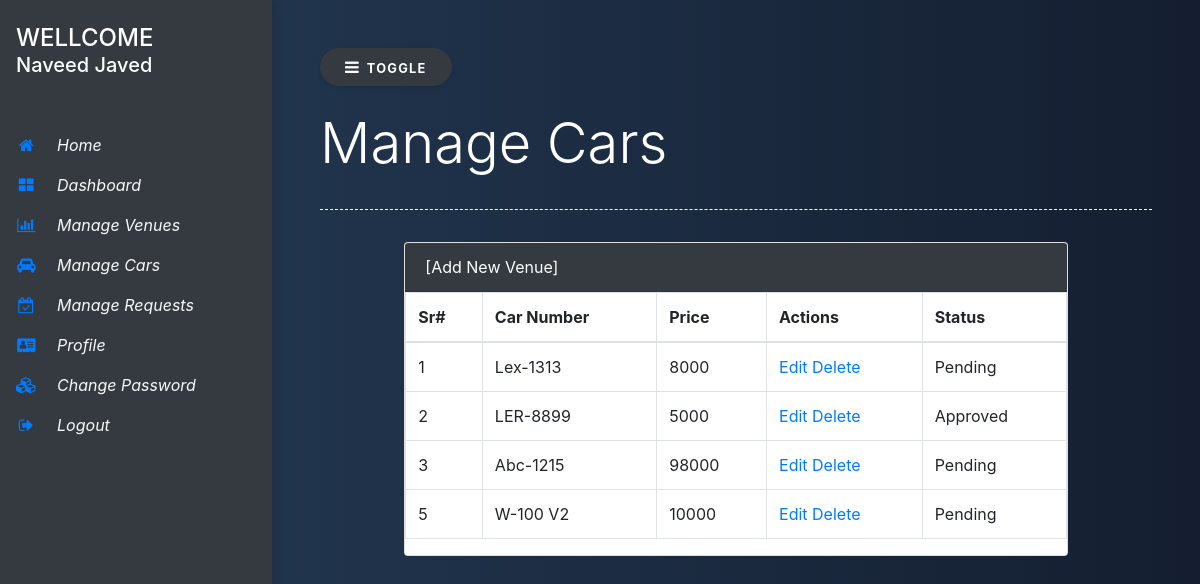
The page /VenueBookingSystem/Vendors/Cars.php (signed in) on the database its author committed.
### tables this page shows
CREATE TABLE `cars` (
  `id` int(6) NOT NULL,
  `car_number` varchar(30) NOT NULL,
  `price` int(6) NOT NULL,
  `car_status` int(6) NOT NULL DEFAULT 1,
  `vendor_id` int(6) NOT NULL
);

CREATE TABLE `status` (
  `id` int(11) NOT NULL,
  `name` varchar(20) NOT NULL
);

### VenueBookingSystem/Vendors/Cars.php (the view, shortened to what this page needs)
<?php
include './Dashboard-nav.php';
$logedin_vendor = $_SESSION["vendorname"];
$find = "SELECT * FROM vendors WHERE name = '" . $logedin_vendor . "' LIMIT 1 ";
$res = mysqli_query($connection, $find);
$row = mysqli_fetch_assoc($res);
?>
<div class="page-content p-5" id="content">
    <button id="sidebarCollapse" type="button" class="btn btn-dark bg-dark rounded-pill shadow-sm px-4 mb-4"><i class="fa fa-bars mr-2"></i><small class="text-uppercase font-weight-bold">Toggle</small></button>
    <h1 class="display-4 text-white">Manage Cars</h1>
    <div class="separator"></div>
    <div class="row text-white">
        <div class="col-lg-12">
            <div class="container-fluid">
                <div class="row">
                    <div class="col-10 offset-1">
                        <div class="card">
                            <div class="card-header bg-dark text-white">
                                <a class="text-white" href="" data-toggle="modal" data-target="#AddCarMondal">[Add New Venue]</a>
                            </div>
                            <table class="table table-bordered">
                                <thead>
                                    <tr>
                                        <th>Sr#</th>
                                        <th>Car Number</th>
                                        <th>Price</th>
                                        <th>Actions</th>
                                        <th>Status</th>
                                    </tr>
                                </thead>
                                <tbody>
                                    <?php
                                    $sql = "SELECT * FROM cars WHERE vendor_id = '" . $row['id'] . "'";
                                    $result = mysqli_query($connection, $sql);
                                    while ($num = mysqli_fetch_assoc($result)) {
                                        $sql2 = "SELECT status.id, status.name FROM status RIGHT JOIN cars ON cars.car_status= status.id WHERE cars.id = '" . $num["id"] . "' ";
                                        $res = mysqli_query($connection, $sql2);
                                        $status = mysqli_fetch_assoc($res);
                                    ?>
                                        <tr>
                                            <td><?php echo $num['id']; ?></td>
                                            <td><?php echo $num['car_number']; ?></td>
                                            <td><?php echo $num['price']; ?></td>
                                            <td>
                                                <a href="./Car-update.php?edit_id=<?php echo $num['id']; ?>">Edit</a>
                                                <a name="deletevenue" id="deletevenue" type="submit" href="./Cars.php?delete_id=<?php echo $num['id']; ?>" onclick="return confirm('Do you really want to Delete ?');">Delete</a>
                                            </td>
                                            <td><?php echo $status['name']; ?></td>
                                        </tr>
                                    <?php
                                    }
                                    ?>
                                </tbody>
                            </table>
                        </div>
                    </div>
                </div>
            </div>
        </div>
    </div>

### VenueBookingSystem/Includes/css/core.css (style rules this page uses)
body { background: #141E30; background: -webkit-linear-gradient(to right, #243B55, #141E30); background: linear-gradient(to right, #243B55, #141E30); }
.separator { margin: 2rem 0; border-bottom: 1px dashed #fff; }
.text-uppercase { letter-spacing: 0.1em; }
.page-content { width: calc(100% - 17rem); margin-left: 17rem; transition: all 0.4s; }

### rows shown on the page
cars: id "1", car_number "Lex-1313", price "8000", car_status.name "Pending"
cars: id "2", car_number "LER-8899", price "5000", car_status.name "Approved"
cars: id "3", car_number "Abc-1215", price "98000", car_status.name "Pending"
cars: id "5", car_number "W-100 V2", price "10000", car_status.name "Pending"

### other values the page prints
$_SESSION["vendorname"] "Naveed Javed"
